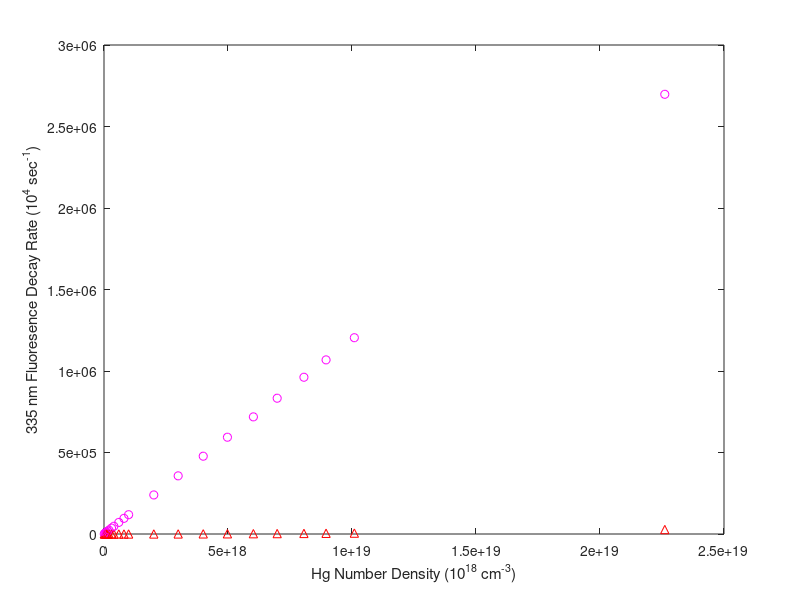

MATLAB code for this plot:
clear;
close all;
i=1;
NA = 6.02214129e23;% mol-1, Avogadro constant
R = 8.314472; % J/(mol K)
%m = 200.59; %g/mol
a1 = -4.57618368;%0.0472
a2 = -1.40726277; %0.8448
a3 = 2.36263541; %0.8204
a4 = -31.0889985; %1.3439
a5 = 58.0183959; %2.4999
a6 = -27.6304546; %1.1798
Tc = 1764; %K
Pc = 167; %Mpa
i=1;

Y2 = zeros(2e5,4);
T2 = zeros(2e5,1);
N1 = zeros(1,20);
E23 = 2800; %cm-1 energy separation of dimer upper and middle level
E34 = 3800; %cm-1 energy separation of dimer middle and trimer upper level
E15 = 1690; %cm-1 energy separation of 3p1 and 3P0 level
E12 = 6900;
for T = [107,138,152,162,173,182,195,204,218,229,237,266,284,298,309,319,327,335,341,348,400] + 273.15
tau = 1-T/Tc;
    P = Pc*exp((Tc/T)*(a1*tau+a2*tau^1.89+a3*tau^2+a4*tau^8+a5*tau^8.5+a6*tau^9));%Mpa
    rho = P*1e6/(R*T);%m-3
    n =  rho*NA*1e-6;%cm-3
    N1(i) = n;
    k = 0.69503; %Blotzamann constant in unit of cm-1 k-1
kT = k*T; %cm-1
%plot(T,n,'r^-');hold on;
    %%
 rrr=1;%((204+273.15)/T)^1.4;
%rrr=1.7243e+04*(1/T)^1.4;
rrrr=rrr;
% plot(T,rrr,'r^-');hold on;
%%
k24 = 1e-34 * rrrr; %cm^6 sec-1, (between 1e-34 and 3e-31),trimer three body formation coefficient from dimer middle level 
r24 = k24 * n^2;

k12 = 5.35e-35; %Wendy's %fix
%r0 = k0 * n^2; %cm^6 sec^-1, dimer three body formation coefficient from 3P1;
r12 = k12 * n^2; %dimer three body formation rate from near 3P1;
r13 = r12/3*7; %/3 * 7; %dimer three body formation rate from near 3P1;

plot(n,r12,'r^-');hold on;
        xlabel('Hg Number Density (10^{18} cm^{-3})');
        ylabel('335 nm Fluoresence Decay Rate (10^{4} sec^{-1})');
k32 = 11.93e-14;
r32 = k32 * n;
plot(n,r32,'mo-');hold on;

k34 = 1.4e-34; %Wendy's %fix
r34 = k34 * n^2;
% plot(n,r34,'g^-');hold on;
% 
k43 = 2e-12 * 1; %0.001*rrr c; %cm^3 sec-1
r43 = k43 * exp(-E34/kT) * n;
% plot(n,r43,'b*-');hold on;

k23 = 10e-14; % Wendy's data between 1.75~2.03 e=15
r23 = k23 * n; 
% plot(n,r23,'b^-');hold on;

% k0 = 1.6e-31 * rrr; %1.6/1.8e-31;
% 
% r0 = k0 * n^2;
% r00 = 1e6;
% ratio= r00/r0;
% plot(T,ratio,'g^-');hold on;
%     T0 = 348+273.15;
%     T1 = 107+273.15;
%     cc3 = exp(-(T-T0)^2/ 3.0395e+06);

% T20 = 348 + 273.15;
% T1 = 107 + 273.15;
% ccc = log(30)/log(T1/T20);
% aaa = 1/T20^ccc;
% cc3 = aaa*T^ccc;
% Tc = T-273.15;
% %cc3 = exp(-(T-T0))^2/4.7800e+208;
%     
%       Y3 = cc3;
%       plot(Tc,Y3,'r^-');hold on;
%       
%     cc = 20;
%     Y = 4.2870 * (T/300)^(-2);
%     plot(Tc,Y,'bo-');hold on;
%    % R =8.3144621;
%    %Y2 = exp(+1450/R/T);
%    %plot(T,Y2,'k*-');hold on;
%      
%      Y1 = exp((204 + 273.15 - T)/20);
%      plot(Tc,Y1,'k*-');hold on;
%      %Y4 = (204 + 273.15 - T + 1) * 0.5;
%      %plot(Tc,Y4,'c*-');hold on;
%      
%      
%    		
% %138C-348C	
% 	y00=	-0.1165;
% A1=	1.2409E12;
% t1	=17.51415;
% %107C-348C	
% 	%Value	Standard Error
% % y00=1.29702;	%0.96081
% % A1=1.66003E16;	%8.88498E15
% % t1=12.48772;	%0.21957
% % a	=1.25418E16;%	6.18265E15
% % b	=0.92373;%	0.0012
% % rrr(i) = a*b^T	;
% 
% 
% %----------
% 
% A0=	-65.93163	;%183.23183
% A1=	0.8282;%	1.49835
% A2=	-0.00295;%	0.00456
% A3=	4.13882E-6;%;%	6.10248E-6
% A4=	-2.07362E-9;%	3.04075E-9
% 
% cccc = A0 + A1*T + A2*T^2 + A3*T^3 + A4*T^4;		
% rrr(i)=exp(cccc);
% %-----------------------------
% plot(Tc,rrr(i),'m*-');hold on;
% i=i+1;
% rrrt=transpose(rrr);
% 
% 
% y4 = A1*exp(-T/t1) + y00;	
% plot(Tc,y4,'c*-');hold on;
end